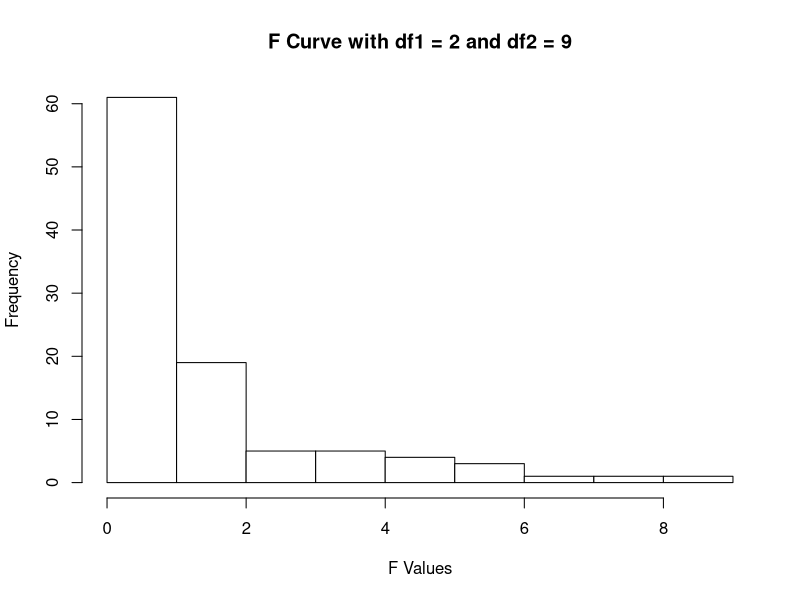

Reproduce this figure in R.
# F Curve program - Chapter 6 

# df1 is the numerator degrees of freedom
# df2 is the denominator degrees of freedom
# numReplications is the number of replications to simulate

df1 <- 2
df2 <- 9
numReplications <- 100
 
Fvalues <- rf(numReplications,df1,df2)

hist(Fvalues,nclass=10,main=(paste("F Curve with df1 =",df1,"and df2 =",df2)),xlab = "F Values",ylab="Frequency",col=0)

